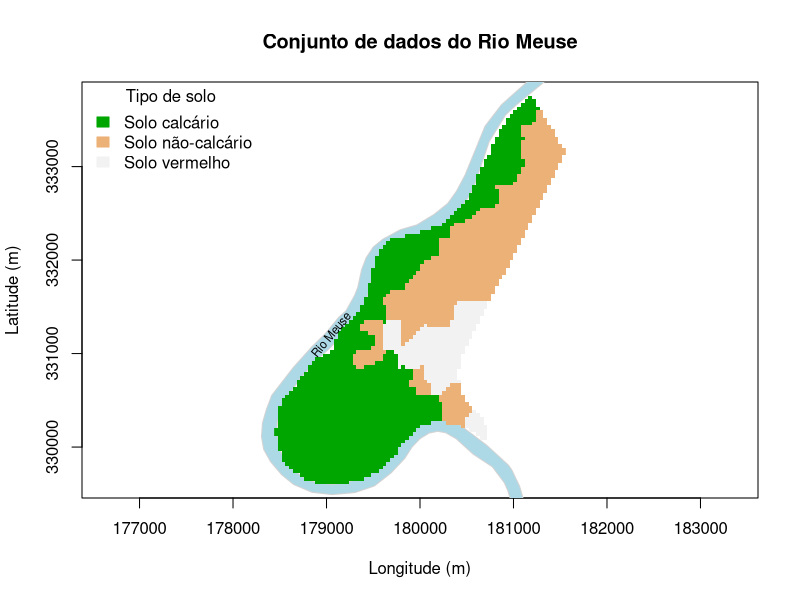

The R source for this figure:
## ---- chunk 1
data(meuse.grid, package = "sp")
sp::gridded(meuse.grid) <- ~ x + y
sp::proj4string(meuse.grid) <- sp::CRS("+init=epsg:28992")
data(meuse.riv, package = "sp")
main <- "Conjunto de dados do Rio Meuse"
## ---- chunk 2
plot(
  meuse.grid@coords, type = "n", asp = 1, main = main,
  xlab = "Longitude (m)", ylab = "Latitude (m)")
polygon(meuse.riv, col = "lightblue", border = "lightgray")
image(
  meuse.grid, "soil", col = terrain.colors(3), axes = TRUE, add = TRUE)
legend(
  "topleft", title = "Tipo de solo", fill = terrain.colors(3),
  legend = c("Solo calcário", "Solo não-calcário", "Solo vermelho"),
  border = terrain.colors(3), bty = "n")
text(179050, 331200, "Rio Meuse", srt = 50, cex = 0.7)
